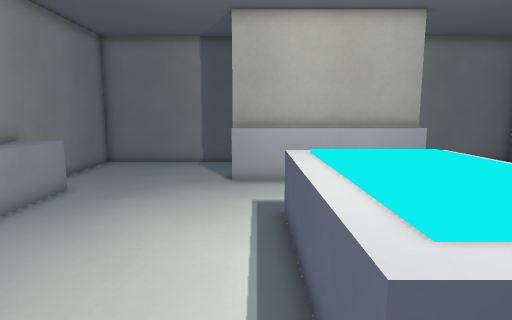
View 1 (above)

18 first-person views from a walk through a level from a Godot 3-D game. The camera is 1.4 m above the floor, tilts 8° down and sees 75° across. The floor is counted in squares, 0.5 m on a side. Each view is taken from the middle of a square. On the plan, view 1 faces up. The plan holds only what a view shows up to about 20 squares ahead; the rest is blank. Door leaves are left out where a doorway can be walked through.

View 2
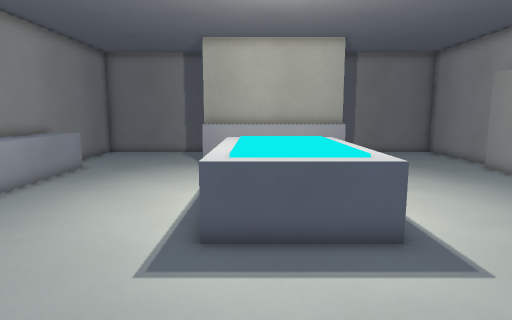

View 3
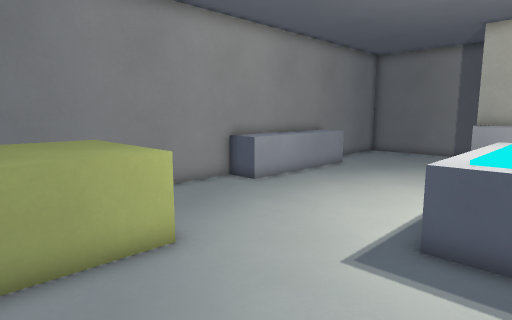

View 4
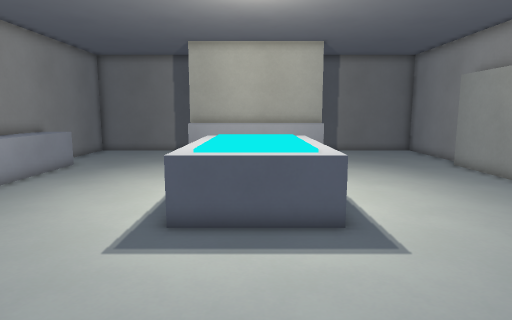

View 5
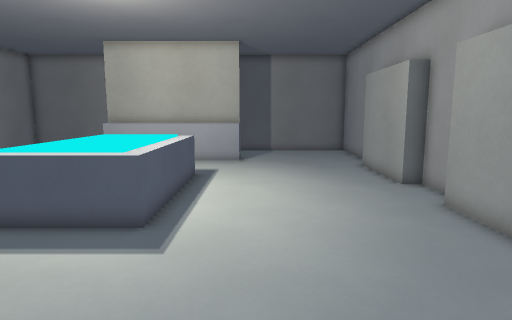

View 6
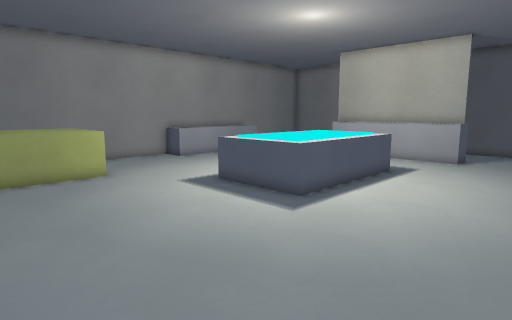

View 7
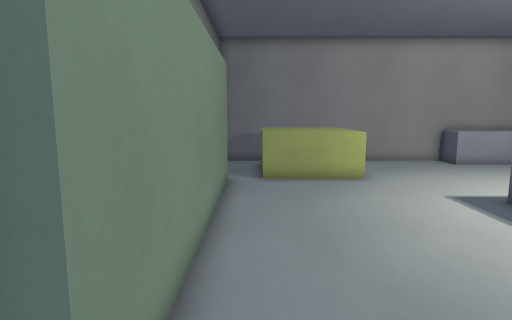

View 8
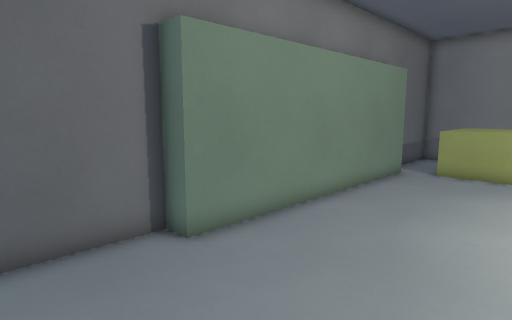

View 9
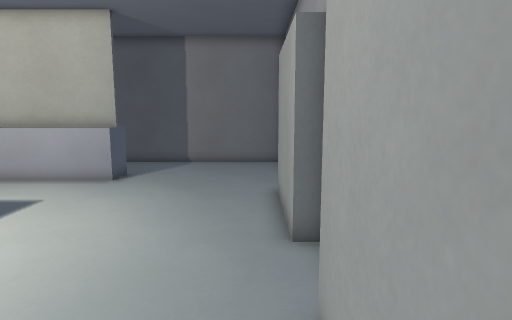

View 10
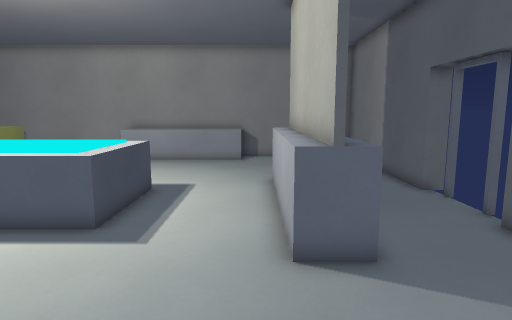

View 11
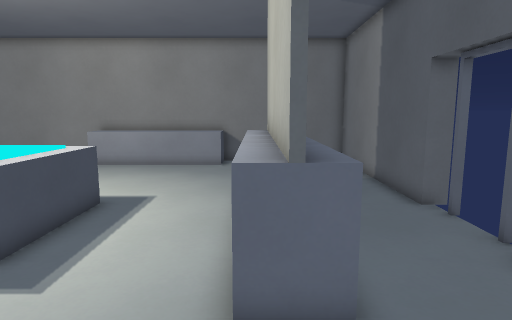

View 12
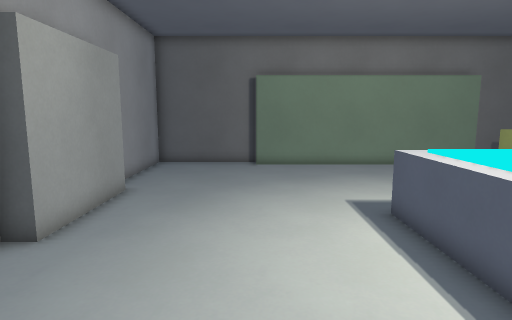

View 13
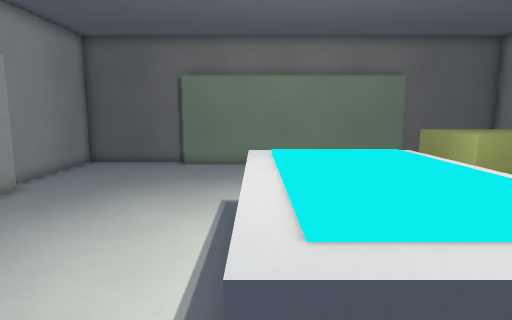

View 14
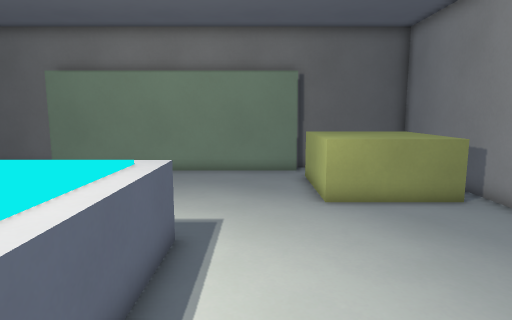

View 15
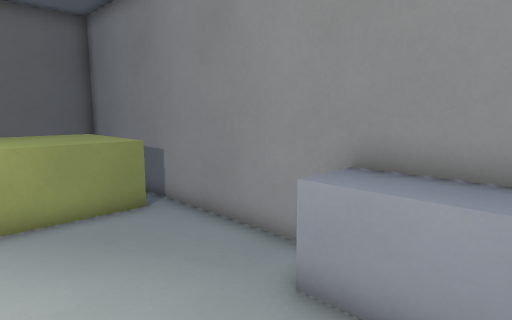

View 16
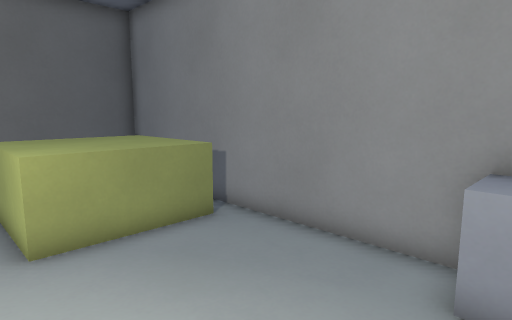

View 17
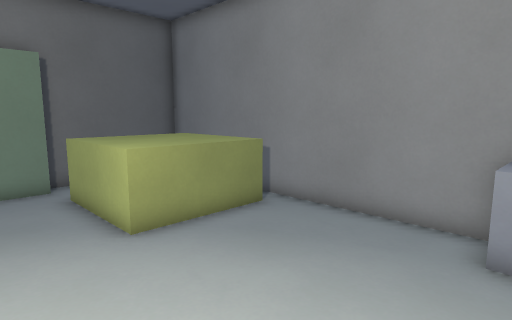

View 18
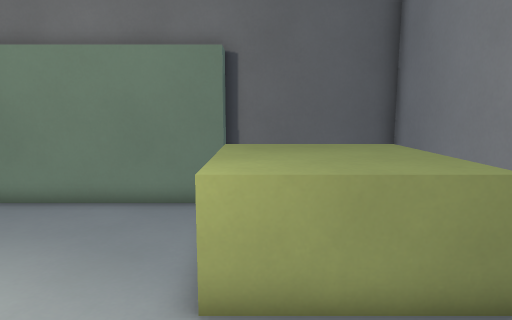

### Floor plan
Key: @ floor where view 1 was taken; # wall or solid block; . floor; D open door; ^ raised ledge; C crate; O other object.
Columns run from 9 left of view 1 to 14 right of it. Each row starts with its distance up from view 1.
 20           #DD#
 19  ##########DD###########
 18 # ......................
 17 #........ ..............
 16 #........    ...........
 15 #.......^^^^^^^^^.......
 14 #.......^^^^^^^^^.......
 13 # ......................
 12 #^^....................#
 11 #^^....................#
 10 #^^....................#
  9 #^^.......OOOOO........#
  8 #^^.......O^^^O........#
  7 #^^.......O^^^O........#
  6 #^^.......O^^^O.........
  5 #^^.......O^^^O.........
  4 # ........O^^^O........#
  3 #.........O^^^O........#
  2 #.........OOOOO........#
  1 #......................#
  0 # .......@.............#
 -1 ##CCCCC................#
 -2 #CCCCCC.................
 -3 #CCCCCC.................
 -4 #CCCCCC.................
 -5 #CCCCCC.................
 -6 # CCCCC.................
 -7 # ....#############.....
 -8 #######           ######

Where each view was taken, in squares from view 1:
view 1: 0 up, 0 right, facing up
view 2: 5 down, 2 right, facing up
view 3: 5 down, 3 right, facing up-left
view 4: 6 down, 3 right, facing up
view 5: 6 down, 8 right, facing up
view 6: 7 down, 12 right, facing up-left
view 7: 6 down, 11 right, facing left
view 8: 1 down, 13 right, facing down-left
view 9: 0 up, 13 right, facing up
view 10: 13 up, 13 right, facing left
view 11: 14 up, 11 right, facing left
view 12: 11 up, 9 right, facing down
view 13: 11 up, 5 right, facing down
view 14: 9 up, 1 left, facing down
view 15: 8 up, 3 left, facing down-left
view 16: 6 up, 2 left, facing down-left
view 17: 6 up, 0 right, facing down-left
view 18: 3 up, 4 left, facing down
